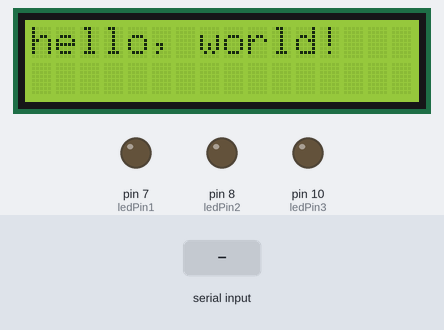
Recording of a sketch running on a simulated Arduino Uno, built with avr-gcc and run on an emulated ATmega328P. On the bench: 16×2 character LCD, output pins drawn as LEDs (lit = HIGH). The inputs (shaded band) are chosen by the test bench.

Above: at 1.2 s.
1.3 s: "R" received over Serial
At 2.5 s:
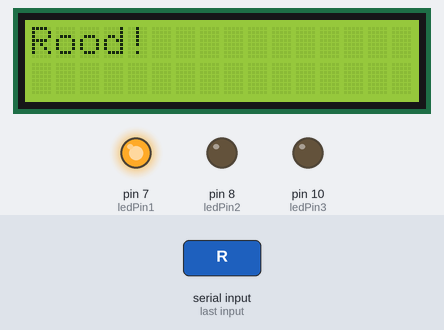
2.8 s: "G" received over Serial
At 3.6 s:
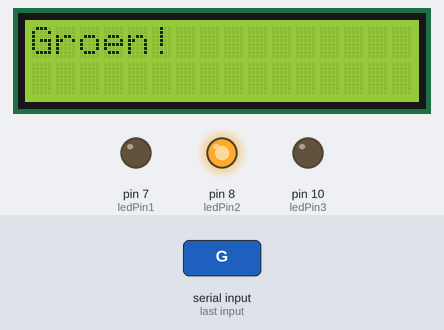
4.3 s: "B" received over Serial
At 4.8 s:
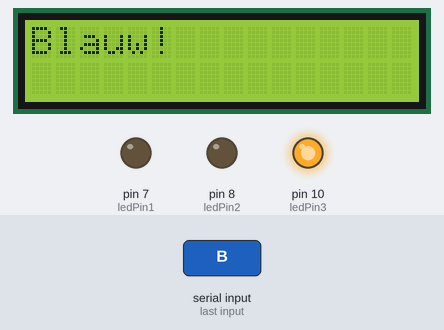
5.8 s: "L" received over Serial
At 7.2 s:
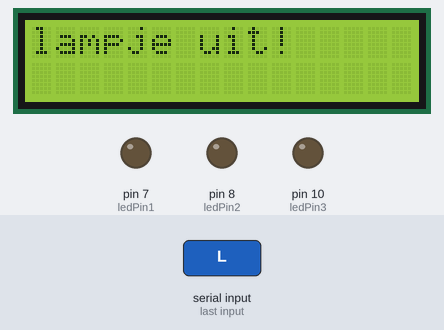
Timing chart, 0 to 8.3 s (numbered marks = the images above; inputs shaded):
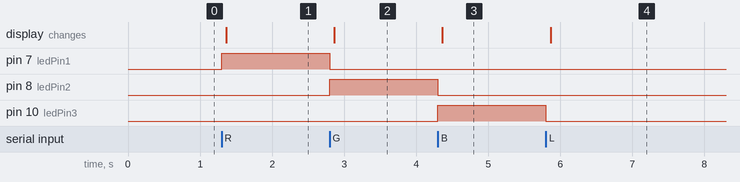

Measured:
- after the input at 1.3 s, pin 7 (ledPin1): LOW → HIGH at once; the display: changes after 0.06 s (image 1)
- after the input at 2.8 s, pin 7 (ledPin1): HIGH → LOW at once; pin 8 (ledPin2): LOW → HIGH at once; the display: changes after 0.06 s (image 2)
- after the input at 4.3 s, pin 8 (ledPin2): HIGH → LOW at once; pin 10 (ledPin3): LOW → HIGH at once; the display: changes after 0.06 s (image 3)
- after the input at 5.8 s, pin 10 (ledPin3): HIGH → LOW at once; the display: changes after 0.06 s (image 4)

The sketch:

JScom.ino
```cpp
#include <LiquidCrystal.h>

const int ledPin1 = 7;
const int ledPin2 = 8;
const int ledPin3 = 10;
int incomingByte;      // a variable to read incoming serial data into
LiquidCrystal lcd(12, 11, 5, 4, 3, 2);

void setup() {
  // initialize serial communication:
  Serial.begin(9600);
  // initialize the LED pin as an output:
  pinMode(ledPin1, OUTPUT);
  pinMode(ledPin2, OUTPUT);
  pinMode(ledPin3, OUTPUT);

  lcd.begin(16, 2);
  // Print a message to the LCD.
  lcd.print("hello, world!");
}

void loop() {


  if (Serial.available() > 0) {
    // read the oldest byte in the serial buffer:
    incomingByte = Serial.read();
    // if it's a capital H (ASCII 72), turn on the LED:
    if (incomingByte == 'R') {
      digitalWrite(ledPin1, HIGH);
      digitalWrite(ledPin2, LOW);
      digitalWrite(ledPin3, LOW);
      lcd.begin(16, 2);
  // Print a message to the LCD.
  lcd.print("Rood!");
    }
    if (incomingByte == 'G') {
      digitalWrite(ledPin1, LOW);
      digitalWrite(ledPin2, HIGH);
      digitalWrite(ledPin3, LOW);
      lcd.begin(16, 2);
  // Print a message to the LCD.
  lcd.print("Groen!");
    }
    if (incomingByte == 'B') {
      digitalWrite(ledPin1, LOW);
      digitalWrite(ledPin2, LOW);
      digitalWrite(ledPin3, HIGH);
      lcd.begin(16, 2);
  // Print a message to the LCD.
  lcd.print("Blauw!");
    }

    // if it's an L (ASCII 76) turn off the LED:
    if (incomingByte == 'L') {
      digitalWrite(ledPin1, LOW);
      digitalWrite(ledPin2, LOW);
      digitalWrite(ledPin3, LOW);
      lcd.begin(16, 2);
      lcd.print("lampje uit!");
    }
  }
}
```
